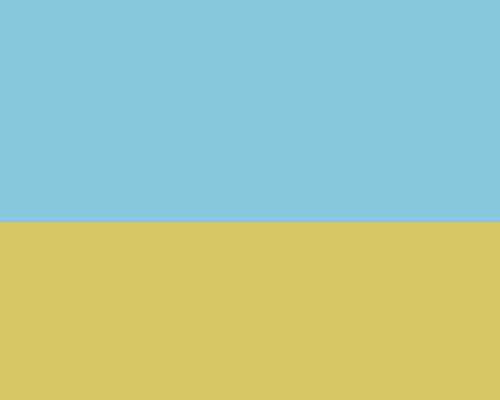
Frame 1 (no input)
Frame 60 (the mouse pressed at the canvas centre just before this capture): identical to frame 1, image omitted
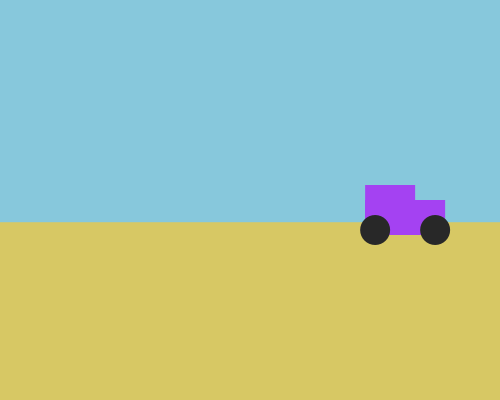
Frame 120 (the mouse held since frame 60 and released just before this capture)

The Processing sketch that drew these frames (run headless with seeded random() and noise(); from frame 60 on, the mouse is pressed at the canvas centre):

// Processing sketch: Week10_homework
// ── Week10_homework.pde
//Car multiple[] = new Car[5];
ArrayList<Car> cars;

color carColor;

void setup() {
  size(500, 400);
  noStroke();
carColor = color(random(0, 255),random(0, 255),random(0, 255));

  cars = new ArrayList<Car>();

  //for (int i=0; i<cars.size(); i++) {
  //  cars[i] = new Car (random(10, 100), random(50, 100));
  //}
}
void draw() {
  background(135, 200, 220);
  fill(215, 200, 100);
  rect(0, height/1.8, 500, 500);
  //for (int i=0; i<multiple.length; i++) {
  //  multiple[i].display(100+ i*10, color(200, i*50, 10));
  //  multiple[i].drive();
  //}
  for (int i=0; i<cars.size(); i++) {
    Car c = cars.get(i);
    c.move();
    c.gravity();
    c.display(carColor);
    c.drive();
  }
  println(cars.size());
}
void mousePressed() {
  cars.add(new Car(mouseX, mouseY));
}
// ── Car.pde
class Car {
  float carX;
  float carY;
  color carColor;

  PVector position;
  PVector velocity;
  PVector gravity;
  
  PVector carVelocity;



  Car(float _carX, float _carY) {
    carX = _carX;
    carY = _carY;

    position = new PVector (mouseX, mouseY);
    velocity = new PVector(random(.5, 1),0);
    gravity = new PVector(random(.5, 1),0);
    carVelocity = new PVector(random(1, 4),0);
  }
  void move() {
    position.add(velocity);
  }

  void gravity() {
    velocity.add(gravity);
  }

  void display(color _carColor) {
    fill(_carColor);
    rect(carX, carY, 80, 35);
    rect(carX, carY-15, 50, 40);
    fill(random(0, 100));
    ellipse(carX+70, carY+30, 30, 30);
    ellipse(carX+10, carY+30, 30, 30);
  }
  void drive() {
    carX+= carVelocity.x;
  }
}
